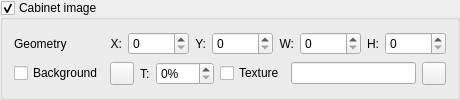
               <widget class="QGroupBox" name="groupBoxCabinet" >
                <property name="toolTip" >
                 <string>Control display of cabinet image</string>
                </property>
                <property name="title" >
                 <string>Cabinet image</string>
                </property>
                <property name="checkable" >
                 <bool>true</bool>
                </property>
                <property name="checked" >
                 <bool>true</bool>
                </property>
                <layout class="QGridLayout" name="gridLayout_10" >
                 <item row="0" column="0" >
                  <widget class="QLabel" name="labelSceneCabinetGeometry" >
                   <property name="text" >
                    <string>Geometry</string>
                   </property>
                  </widget>
                 </item>
                 <item row="0" column="1" >
                  <layout class="QHBoxLayout" name="horizontalLayout_11" >
                   <item>
                    <widget class="QLabel" name="label_40" >
                     <property name="sizePolicy" >
                      <sizepolicy vsizetype="Preferred" hsizetype="Fixed" >
                       <horstretch>0</horstretch>
                       <verstretch>0</verstretch>
                      </sizepolicy>
                     </property>
                     <property name="text" >
                      <string>X:</string>
                     </property>
                     <property name="alignment" >
                      <set>Qt::AlignRight|Qt::AlignTrailing|Qt::AlignVCenter</set>
                     </property>
                    </widget>
                   </item>
                   <item>
                    <widget class="QSpinBox" name="spinBoxSceneCabinetPosX" >
                     <property name="toolTip" >
                      <string>X coordinate of item position</string>
                     </property>
                     <property name="maximum" >
                      <number>99999</number>
                     </property>
                    </widget>
                   </item>
                   <item>
                    <widget class="QLabel" name="label_42" >
                     <property name="sizePolicy" >
                      <sizepolicy vsizetype="Preferred" hsizetype="Fixed" >
                       <horstretch>0</horstretch>
                       <verstretch>0</verstretch>
                      </sizepolicy>
                     </property>
                     <property name="text" >
                      <string>Y:</string>
                     </property>
                     <property name="alignment" >
                      <set>Qt::AlignRight|Qt::AlignTrailing|Qt::AlignVCenter</set>
                     </property>
                    </widget>
                   </item>
                   <item>
                    <widget class="QSpinBox" name="spinBoxSceneCabinetPosY" >
                     <property name="toolTip" >
                      <string>Y coordinate of item position</string>
                     </property>
                     <property name="maximum" >
                      <number>99999</number>
                     </property>
                    </widget>
                   </item>
                   <item>
                    <widget class="QLabel" name="label_43" >
                     <property name="sizePolicy" >
                      <sizepolicy vsizetype="Preferred" hsizetype="Fixed" >
                       <horstretch>0</horstretch>
                       <verstretch>0</verstretch>
                      </sizepolicy>
                     </property>
                     <property name="text" >
                      <string>W:</string>
                     </property>
                     <property name="alignment" >
                      <set>Qt::AlignRight|Qt::AlignTrailing|Qt::AlignVCenter</set>
                     </property>
                    </widget>
                   </item>
                   <item>
                    <widget class="QSpinBox" name="spinBoxSceneCabinetWidth" >
                     <property name="toolTip" >
                      <string>Item width</string>
                     </property>
                     <property name="maximum" >
                      <number>99999</number>
                     </property>
                    </widget>
                   </item>
                   <item>
                    <widget class="QLabel" name="label_44" >
                     <property name="sizePolicy" >
                      <sizepolicy vsizetype="Preferred" hsizetype="Fixed" >
                       <horstretch>0</horstretch>
                       <verstretch>0</verstretch>
                      </sizepolicy>
                     </property>
                     <property name="text" >
                      <string>H:</string>
                     </property>
                     <property name="alignment" >
                      <set>Qt::AlignRight|Qt::AlignTrailing|Qt::AlignVCenter</set>
                     </property>
                    </widget>
                   </item>
                   <item>
                    <widget class="QSpinBox" name="spinBoxSceneCabinetHeight" >
                     <property name="toolTip" >
                      <string>Item height</string>
                     </property>
                     <property name="maximum" >
                      <number>99999</number>
                     </property>
                    </widget>
                   </item>
                  </layout>
                 </item>
                 <item row="1" column="0" >
                  <widget class="QCheckBox" name="checkBoxSceneCabinetBackground" >
                   <property name="toolTip" >
                    <string>Use background for this item</string>
                   </property>
                   <property name="text" >
                    <string>Background</string>
                   </property>
                  </widget>
                 </item>
                 <item row="1" column="1" >
                  <layout class="QHBoxLayout" name="horizontalLayout_12" >
                   <item>
                    <widget class="QToolButton" name="toolButtonSceneCabinetBackgroundColor" >
                     <property name="sizePolicy" >
                      <sizepolicy vsizetype="Minimum" hsizetype="Minimum" >
                       <horstretch>0</horstretch>
                       <verstretch>0</verstretch>
                      </sizepolicy>
                     </property>
                     <property name="toolTip" >
                      <string>Select background color</string>
                     </property>
                     <property name="text" >
                      <string/>
                     </property>
                     <property name="icon" >
                      <iconset resource="../qmc2.qrc" >
                       <normaloff>:/data/img/colors.png</normaloff>:/data/img/colors.png</iconset>
                     </property>
                    </widget>
                   </item>
                   <item>
                    <widget class="QLabel" name="label_45" >
                     <property name="text" >
                      <string>T:</string>
                     </property>
                    </widget>
                   </item>
                   <item>
                    <widget class="QSpinBox" name="spinBoxSceneCabinetBackgroundTransparency" >
                     <property name="toolTip" >
                      <string>Select background transparency</string>
                     </property>
                     <property name="suffix" >
                      <string>%</string>
                     </property>
                     <property name="maximum" >
                      <number>100</number>
                     </property>
                    </widget>
                   </item>
                   <item>
                    <widget class="QCheckBox" name="checkBoxSceneCabinetBackgroundTexture" >
                     <property name="toolTip" >
                      <string>Use texture bitmap for background</string>
                     </property>
                     <property name="text" >
                      <string>Texture</string>
                     </property>
                    </widget>
                   </item>
                   <item>
                    <widget class="QLineEdit" name="lineEditSceneCabinetBackgroundTexture" >
                     <property name="toolTip" >
                      <string>Texture bitmap for background</string>
                     </property>
                    </widget>
                   </item>
                   <item>
                    <widget class="QToolButton" name="toolButtonBrowseSceneCabinetBackgroundTexture" >
                     <property name="sizePolicy" >
                      <sizepolicy vsizetype="Fixed" hsizetype="Fixed" >
                       <horstretch>0</horstretch>
                       <verstretch>0</verstretch>
                      </sizepolicy>
                     </property>
                     <property name="toolTip" >
                      <string>Browse texture bitmap for background</string>
                     </property>
                     <property name="icon" >
                      <iconset resource="../qmc2.qrc" >
                       <normaloff>:/data/img/fileopen.png</normaloff>:/data/img/fileopen.png</iconset>
                     </property>
                    </widget>
                   </item>
                  </layout>
                 </item>
                </layout>
               </widget>
